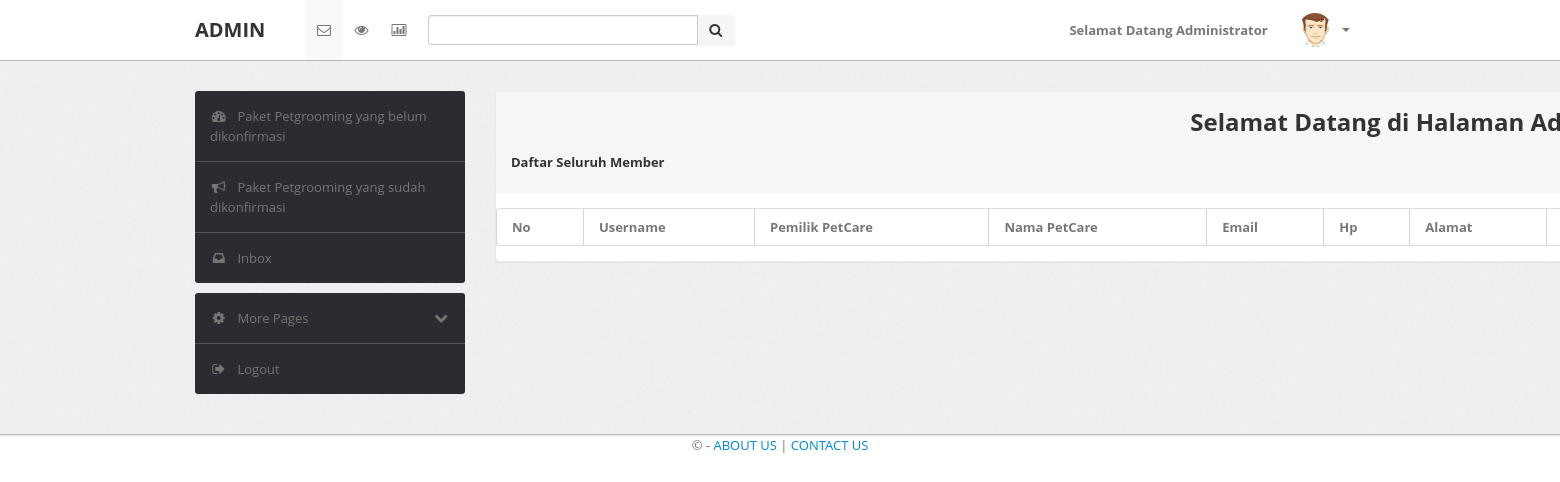
Page /index.php/admin/pengguna on the earlier database version.
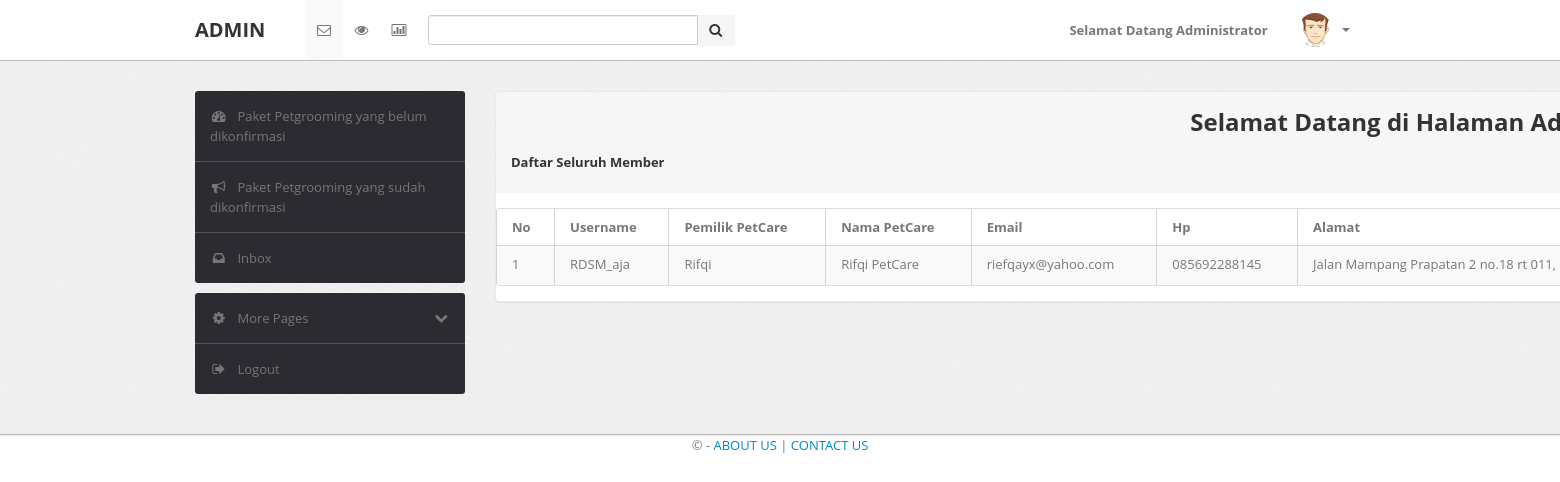
Same page on the later database version.
### tables this page shows
CREATE TABLE `user` (
  `id` int(10) NOT NULL,
  `username` varchar(15) NOT NULL,
  `password` varchar(100) NOT NULL,
  `role` int(1) NOT NULL
);

CREATE TABLE `partners` (
  `user_partners` varchar(15) NOT NULL DEFAULT '',
  `password` varchar(50) NOT NULL DEFAULT '',
  `email` varchar(30) DEFAULT NULL,
  `hp` varchar(13) DEFAULT NULL,
  `partners_name` varchar(50) DEFAULT NULL,
  `address` varchar(200) DEFAULT NULL,
  `city` varchar(30) DEFAULT NULL,
  `postal_code` char(18) DEFAULT NULL,
  `wop` varchar(50) DEFAULT NULL,
  `owner` varchar(50) DEFAULT NULL,
  `file_gambar` varchar(25) NOT NULL,
  `id_caretype` varchar(10) DEFAULT NULL
);

### application/controllers/admin/pengguna.php (called while the page is built, shortened)
<?php
class Pengguna extends CI_Controller {
	public function __construct ()
	{
		$this->load->model('model_allpenggunas');
	}
	public function index()
	{
		$data['pengguna'] = $this->model_allpenggunas->all_penggunas();
		$this->load->view('admin/all_users',$data);
	}
}

### index.php (called while the page is built, shortened)
<?php
require_once BASEPATH.'core/CodeIgniter.php';

### application/models/model_allpenggunas.php (called while the page is built, shortened)
<?php
class Model_allpenggunas extends CI_Model {
	public function all_penggunas(){
        $this->db->select('*');
        $this->db->from('user');
        $this->db->join('partners', 'user.username = partners.user_partners');
        $this->db->where('role', '3');
        $query = $this->db->get('');
        return $query->result();
     }
}

### application/views/admin/all_users.php (the view, shortened to what this page needs)
<?php $this->load->view('layout/headeradmin')?>
                   <div class="span9">
                       <div class="content">
                           <div class="module" style="width: 2000px">
                               <div class="module-head">
                                   <h2 align = "center">Selamat Datang di Halaman Administrator Website</h2>
                                   <h5>Daftar Seluruh Member</h5>
                               </div>
                               <div class="module-body table">
                                   <table cellpadding="0" cellspacing="0" border="0" class="datatable-1 table table-bordered table-striped  display"
                                       width="100%">
                                       <thead>
                                           <tr align="center">
                                                   <th >No</th>
                                                   <th>Username</th>
                                                   <th>Pemilik PetCare</th>
                                                   <th>Nama PetCare</th>
                                                   <th>Email</th>
                                                   <th>Hp</th>
                                                   <th>Alamat</th>
                                                   <th>Kabupaten</th>
                                           </tr>
                                       </thead>
                                       <tbody>
                                       <?php $no=0; foreach($pengguna as $penggunas ): $no++;?>
                                           <tr class="odd gradeX" align="center">
                                               <td align="center"><?php echo $no;?></td>
                                               <td align="center"><?=  $penggunas->user_partners ?></td>
                                               <td align="center"><?=  $penggunas->owner ?></td>
                                               <td align="center"><?=  $penggunas->partners_name ?></td>
                                               <td align="center"><?=  $penggunas->email ?></td>
                                               <td align="center"><?=  $penggunas->hp ?></td>
                                               <td align="center"><?=  $penggunas->address ?></td>
                                           </tr><?php endforeach; ?>
                                       </tbody>
                                   </table>
                               </div>
                           </div>
                       </div>
                   </div>
               </div>
           </div>
       </div>
      <?php $this->load->view('layout/footeruser')?>

### application/views/layout/headeradmin.php (shortened to what this page needs)
<!DOCTYPE html>
<html lang="en">
<head>
    <head>
        <link type="text/css" href="<?php echo base_url();?>assets3/bootstrap/css/bootstrap.min.css" rel="stylesheet">
        <link type="text/css" href="<?php echo base_url();?>assets3/bootstrap/css/bootstrap-responsive.min.css" rel="stylesheet">
        <link type="text/css" href="<?php echo base_url();?>assets3/css/theme.css" rel="stylesheet">
        <link type="text/css" href="<?php echo base_url();?>assets3/images/icons/css/font-awesome.css" rel="stylesheet">
    <body>
        <div class="navbar navbar-fixed-top">
            <div class="navbar-inner">
                <div class="container">
                        <a class="brand">ADMIN </a>
                    <div class="nav-collapse collapse navbar-inverse-collapse">
                        <ul class="nav nav-icons">
                            <li class="active"><a href="#"><i class="icon-envelope"></i></a></li>
                            <li><a href="#"><i class="icon-eye-open"></i></a></li>
                            <li><a href="#"><i class="icon-bar-chart"></i></a></li>
                        </ul>
                        <form class="navbar-search pull-left input-append" action="#">
                        <input type="text" class="span3">
                        <button class="btn" type="button">
                            <i class="icon-search"></i>
                        </button>
                        </form>
                        <ul class="nav pull-right">
                            <li><a>Selamat Datang Administrator </a></li>
                            <li class="nav-user dropdown"><a href="#" class="dropdown-toggle" data-toggle="dropdown">
                                <img src="<?php echo base_url();?>assets3/images/user.png" class="nav-avatar" />
                                <b class="caret"></b></a>
                            </li>
                        </ul>
                    </div>
                </div>
            </div>
        </div>
        <div class="wrapper">
            <div class="container">
                <div class="row">
                    <div class="span3">
                        <div class="sidebar">
                            <ul class="widget widget-menu unstyled">
                                <li class="active"><a href="<?php echo base_url();?>index.php/con_admin"><i class="menu-icon icon-dashboard"></i>Paket Petgrooming yang belum dikonfirmasi
                                </a></li>
                                <li><a href="<?php echo base_url();?>index.php/con_admin/sudah_konfirmasi"><i class="menu-icon icon-bullhorn"></i>Paket Petgrooming yang sudah dikonfirmasi</a>
                                </li>
                                <li><a href="<?php echo base_url();?>index.php/con_admin/alls_hubungi"><i class="menu-icon icon-inbox"></i>Inbox </a></li>
                            </ul>
                            <ul class="widget widget-menu unstyled">
                                <li><a class="collapsed" data-toggle="collapse" href="#togglePages"><i class="menu-icon icon-cog">
                                </i><i class="icon-chevron-down pull-right"></i>More Pages </a>
                                </li>
                                <li><a href="<?php echo site_url('con_admin/logout'); ?>"><i class="menu-icon icon-signout"></i>Logout </a></li>
                            </ul>
                        </div>
                    </div>

### application/views/layout/footeruser.php (shortened to what this page needs)
<div class="copyright">
                 <p align= 'center'>&copy; - <a href="<?php echo base_url();?>index.php/con_home/about">ABOUT US</a> | <a  href="<?php echo base_url();?>index.php/con_home/hubungi_kami">CONTACT US</a> </p>
     </div>
 </body>

Differences in the rows shown:
added user: partners.user_partners "RDSM_aja", partners.owner "Rifqi", partners.partners_name "Rifqi PetCare", partners.email "riefqayx@yahoo.com", partners.hp "085692288145", partners.address "Jalan Mampang Prapatan 2 no.18 rt 011,…"
